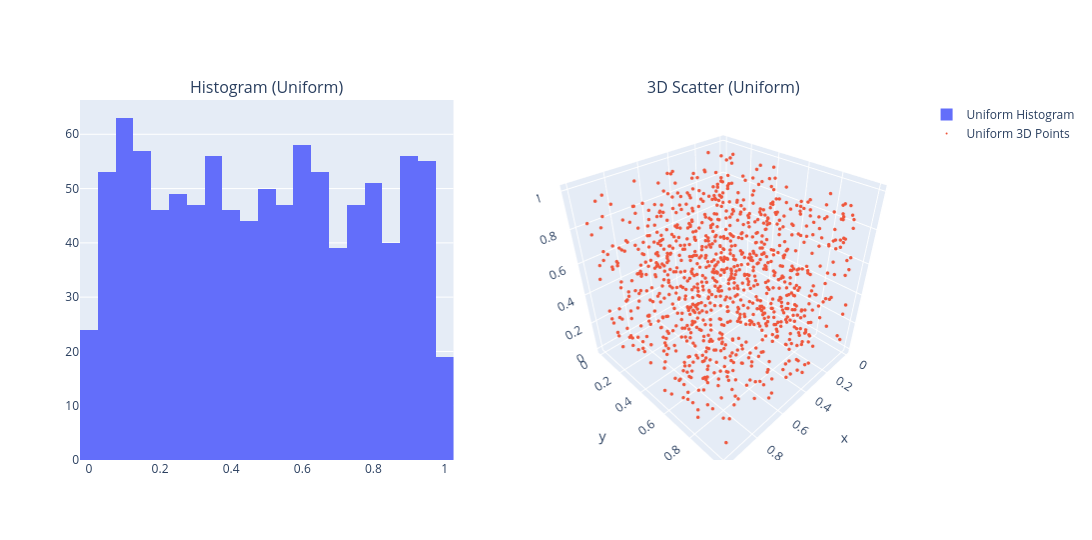

The notebook cell this image was saved under:
### Markdown cell above
---

## 4. Testing Random Number Generators

### 4.1 Uniform Random Number Generator (`numpy.random.uniform`)

We first test Python's built-in uniform random number generator, `numpy.random.uniform()`. 
In one dimension, a uniform random generator should produce a flat probability density between 0 and 1. 
In three dimensions, random (x, y, z) points should fill the space evenly without any clustering, streaks, or artefacts. 
We visualise the results using a histogram of random values and a 3D scatter plot.

### Code cell
def test_random_number_generator():
    x = np.random.uniform(0, 1, 1000)
    y = np.random.uniform(0, 1, 1000)
    z = np.random.uniform(0, 1, 1000)

    fig = make_subplots(
        rows=1, cols=2,
        specs=[[{'type': 'xy'}, {'type': 'scene'}]],
        subplot_titles=("Histogram (Uniform)", "3D Scatter (Uniform)")
    )

    fig.add_trace(
        go.Histogram(x=x, nbinsx=20, name="Uniform Histogram"),
        row=1, col=1
    )

    fig.add_trace(
        go.Scatter3d(
            x=x, y=y, z=z,
            mode='markers',
            marker=dict(size=2),
            name="Uniform 3D Points"
        ),
        row=1, col=2
    )

    plot(fig, figures=2)

test_random_number_generator()

### Figure 1 — Plotly figure (JSON) as saved in the notebook; plotly's stock layout.template omitted (floating-point values rounded to 4 significant figures; data arrays with more than 128 entries replaced by an {"elided": "..."} marker saying what was removed)
{"data": [{"name": "Uniform Histogram", "nbinsx": 20, "type": "histogram", "x": {"elided": "1000 float values"}, "xaxis": "x", "yaxis": "y"}, {"marker": {"size": 2}, "mode": "markers", "name": "Uniform 3D Points", "scene": "scene", "type": "scatter3d", "x": {"elided": "1000 float values"}, "y": {"elided": "1000 float values"}, "z": {"elided": "1000 float values"}}], "layout": {"annotations": [{"font": {"size": 16}, "showarrow": false, "text": "Histogram (Uniform)", "x": 0.225, "xanchor": "center", "xref": "paper", "y": 1, "yanchor": "bottom", "yref": "paper"}, {"font": {"size": 16}, "showarrow": false, "text": "3D Scatter (Uniform)", "x": 0.775, "xanchor": "center", "xref": "paper", "y": 1, "yanchor": "bottom", "yref": "paper"}], "autosize": true, "height": 540, "scene": {"domain": {"x": [0.55, 1], "y": [0, 1]}}, "width": 1920, "xaxis": {"anchor": "y", "domain": [0, 0.45]}, "yaxis": {"anchor": "x", "domain": [0, 1]}}}
